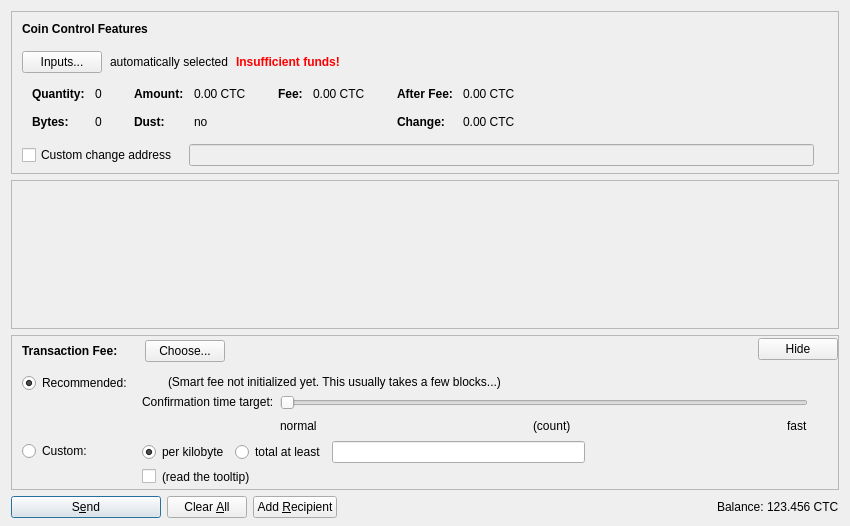
<?xml version="1.0" encoding="UTF-8"?>
<ui version="4.0">
 <class>SendCoinsDialog</class>
 <widget class="QDialog" name="SendCoinsDialog">
  <property name="geometry">
   <rect>
    <x>0</x>
    <y>0</y>
    <width>850</width>
    <height>526</height>
   </rect>
  </property>
  <property name="windowTitle">
   <string>Send Coins</string>
  </property>
  <layout class="QVBoxLayout" name="verticalLayout" stretch="0,1,0,0">
   <property name="bottomMargin">
    <number>8</number>
   </property>
   <item>
    <widget class="QFrame" name="frameCoinControl">
     <property name="sizePolicy">
      <sizepolicy hsizetype="Expanding" vsizetype="Expanding">
       <horstretch>0</horstretch>
       <verstretch>0</verstretch>
      </sizepolicy>
     </property>
     <property name="maximumSize">
      <size>
       <width>16777215</width>
       <height>16777215</height>
      </size>
     </property>
     <property name="frameShape">
      <enum>QFrame::StyledPanel</enum>
     </property>
     <property name="frameShadow">
      <enum>QFrame::Sunken</enum>
     </property>
     <layout class="QVBoxLayout" name="verticalLayoutCoinControl2">
      <property name="spacing">
       <number>0</number>
      </property>
      <property name="leftMargin">
       <number>0</number>
      </property>
      <property name="topMargin">
       <number>0</number>
      </property>
      <property name="rightMargin">
       <number>0</number>
      </property>
      <property name="bottomMargin">
       <number>6</number>
      </property>
      <item>
       <layout class="QVBoxLayout" name="verticalLayoutCoinControl" stretch="0,0,0,0,1">
        <property name="spacing">
         <number>0</number>
        </property>
        <property name="leftMargin">
         <number>10</number>
        </property>
        <property name="topMargin">
         <number>10</number>
        </property>
        <item>
         <layout class="QHBoxLayout" name="horizontalLayoutCoinControl1">
          <property name="bottomMargin">
           <number>15</number>
          </property>
          <item>
           <widget class="QLabel" name="labelCoinControlFeatures">
            <property name="sizePolicy">
             <sizepolicy hsizetype="Preferred" vsizetype="Maximum">
              <horstretch>0</horstretch>
              <verstretch>0</verstretch>
             </sizepolicy>
            </property>
            <property name="font">
             <font>
              <weight>75</weight>
              <bold>true</bold>
             </font>
            </property>
            <property name="styleSheet">
             <string notr="true">font-weight:bold;</string>
            </property>
            <property name="text">
             <string>Coin Control Features</string>
            </property>
           </widget>
          </item>
         </layout>
        </item>
        <item>
         <layout class="QHBoxLayout" name="horizontalLayoutCoinControl2" stretch="0,0,0,0">
          <property name="spacing">
           <number>8</number>
          </property>
          <property name="bottomMargin">
           <number>10</number>
          </property>
          <item>
           <widget class="QPushButton" name="pushButtonCoinControl">
            <property name="styleSheet">
             <string notr="true"/>
            </property>
            <property name="text">
             <string>Inputs...</string>
            </property>
            <property name="autoDefault">
             <bool>false</bool>
            </property>
           </widget>
          </item>
          <item>
           <widget class="QLabel" name="labelCoinControlAutomaticallySelected">
            <property name="text">
             <string>automatically selected</string>
            </property>
            <property name="margin">
             <number>5</number>
            </property>
           </widget>
          </item>
          <item>
           <widget class="QLabel" name="labelCoinControlInsuffFunds">
            <property name="font">
             <font>
              <weight>75</weight>
              <bold>true</bold>
             </font>
            </property>
            <property name="styleSheet">
             <string notr="true">color:red;font-weight:bold;</string>
            </property>
            <property name="text">
             <string>Insufficient funds!</string>
            </property>
            <property name="margin">
             <number>5</number>
            </property>
           </widget>
          </item>
          <item>
           <spacer name="horizontalSpacerCoinControl">
            <property name="orientation">
             <enum>Qt::Horizontal</enum>
            </property>
            <property name="sizeHint" stdset="0">
             <size>
              <width>40</width>
              <height>1</height>
             </size>
            </property>
           </spacer>
          </item>
         </layout>
        </item>
        <item>
         <widget class="QWidget" name="widgetCoinControl" native="true">
          <property name="sizePolicy">
           <sizepolicy hsizetype="Preferred" vsizetype="Preferred">
            <horstretch>0</horstretch>
            <verstretch>0</verstretch>
           </sizepolicy>
          </property>
          <property name="minimumSize">
           <size>
            <width>0</width>
            <height>0</height>
           </size>
          </property>
          <property name="styleSheet">
           <string notr="true"/>
          </property>
          <layout class="QHBoxLayout" name="horizontalLayoutCoinControl5">
           <property name="leftMargin">
            <number>0</number>
           </property>
           <property name="topMargin">
            <number>0</number>
           </property>
           <property name="rightMargin">
            <number>0</number>
           </property>
           <property name="bottomMargin">
            <number>0</number>
           </property>
           <item>
            <layout class="QHBoxLayout" name="horizontalLayoutCoinControl3" stretch="0,0,0,1">
             <property name="spacing">
              <number>20</number>
             </property>
             <property name="topMargin">
              <number>0</number>
             </property>
             <property name="bottomMargin">
              <number>10</number>
             </property>
             <item>
              <layout class="QFormLayout" name="formLayoutCoinControl1">
               <property name="horizontalSpacing">
                <number>10</number>
               </property>
               <property name="verticalSpacing">
                <number>14</number>
               </property>
               <property name="leftMargin">
                <number>10</number>
               </property>
               <property name="topMargin">
                <number>4</number>
               </property>
               <property name="rightMargin">
                <number>6</number>
               </property>
               <item row="0" column="0">
                <widget class="QLabel" name="labelCoinControlQuantityText">
                 <property name="font">
                  <font>
                   <weight>75</weight>
                   <bold>true</bold>
                  </font>
                 </property>
                 <property name="text">
                  <string>Quantity:</string>
                 </property>
                 <property name="margin">
                  <number>0</number>
                 </property>
                </widget>
               </item>
               <item row="0" column="1">
                <widget class="QLabel" name="labelCoinControlQuantity">
                 <property name="cursor">
                  <cursorShape>IBeamCursor</cursorShape>
                 </property>
                 <property name="contextMenuPolicy">
                  <enum>Qt::ActionsContextMenu</enum>
                 </property>
                 <property name="text">
                  <string notr="true">0</string>
                 </property>
                 <property name="margin">
                  <number>0</number>
                 </property>
                 <property name="textInteractionFlags">
                  <set>Qt::LinksAccessibleByMouse|Qt::TextSelectableByKeyboard|Qt::TextSelectableByMouse</set>
                 </property>
                </widget>
               </item>
               <item row="1" column="0">
                <widget class="QLabel" name="labelCoinControlBytesText">
                 <property name="font">
                  <font>
                   <weight>75</weight>
                   <bold>true</bold>
                  </font>
                 </property>
                 <property name="text">
                  <string>Bytes:</string>
                 </property>
                </widget>
               </item>
               <item row="1" column="1">
                <widget class="QLabel" name="labelCoinControlBytes">
                 <property name="cursor">
                  <cursorShape>IBeamCursor</cursorShape>
                 </property>
                 <property name="contextMenuPolicy">
                  <enum>Qt::ActionsContextMenu</enum>
                 </property>
                 <property name="text">
                  <string notr="true">0</string>
                 </property>
                 <property name="textInteractionFlags">
                  <set>Qt::LinksAccessibleByMouse|Qt::TextSelectableByKeyboard|Qt::TextSelectableByMouse</set>
                 </property>
                </widget>
               </item>
              </layout>
             </item>
             <item>
              <layout class="QFormLayout" name="formLayoutCoinControl2">
               <property name="horizontalSpacing">
                <number>10</number>
               </property>
               <property name="verticalSpacing">
                <number>14</number>
               </property>
               <property name="leftMargin">
                <number>6</number>
               </property>
               <property name="topMargin">
                <number>4</number>
               </property>
               <property name="rightMargin">
                <number>6</number>
               </property>
               <item row="0" column="0">
                <widget class="QLabel" name="labelCoinControlAmountText">
                 <property name="font">
                  <font>
                   <weight>75</weight>
                   <bold>true</bold>
                  </font>
                 </property>
                 <property name="text">
                  <string>Amount:</string>
                 </property>
                 <property name="margin">
                  <number>0</number>
                 </property>
                </widget>
               </item>
               <item row="0" column="1">
                <widget class="QLabel" name="labelCoinControlAmount">
                 <property name="cursor">
                  <cursorShape>IBeamCursor</cursorShape>
                 </property>
                 <property name="contextMenuPolicy">
                  <enum>Qt::ActionsContextMenu</enum>
                 </property>
                 <property name="text">
                  <string notr="true">0.00 CTC</string>
                 </property>
                 <property name="textInteractionFlags">
                  <set>Qt::LinksAccessibleByMouse|Qt::TextSelectableByKeyboard|Qt::TextSelectableByMouse</set>
                 </property>
                </widget>
               </item>
               <item row="1" column="0">
                <widget class="QLabel" name="labelCoinControlLowOutputText">
                 <property name="font">
                  <font>
                   <weight>75</weight>
                   <bold>true</bold>
                  </font>
                 </property>
                 <property name="text">
                  <string>Dust:</string>
                 </property>
                </widget>
               </item>
               <item row="1" column="1">
                <widget class="QLabel" name="labelCoinControlLowOutput">
                 <property name="cursor">
                  <cursorShape>IBeamCursor</cursorShape>
                 </property>
                 <property name="contextMenuPolicy">
                  <enum>Qt::ActionsContextMenu</enum>
                 </property>
                 <property name="text">
                  <string notr="true">no</string>
                 </property>
                 <property name="textInteractionFlags">
                  <set>Qt::LinksAccessibleByMouse|Qt::TextSelectableByKeyboard|Qt::TextSelectableByMouse</set>
                 </property>
                </widget>
               </item>
              </layout>
             </item>
             <item>
              <layout class="QFormLayout" name="formLayoutCoinControl3">
               <property name="horizontalSpacing">
                <number>10</number>
               </property>
               <property name="verticalSpacing">
                <number>14</number>
               </property>
               <property name="leftMargin">
                <number>6</number>
               </property>
               <property name="topMargin">
                <number>4</number>
               </property>
               <property name="rightMargin">
                <number>6</number>
               </property>
               <item row="0" column="0">
                <widget class="QLabel" name="labelCoinControlFeeText">
                 <property name="font">
                  <font>
                   <weight>75</weight>
                   <bold>true</bold>
                  </font>
                 </property>
                 <property name="text">
                  <string>Fee:</string>
                 </property>
                 <property name="margin">
                  <number>0</number>
                 </property>
                </widget>
               </item>
               <item row="0" column="1">
                <widget class="QLabel" name="labelCoinControlFee">
                 <property name="cursor">
                  <cursorShape>IBeamCursor</cursorShape>
                 </property>
                 <property name="contextMenuPolicy">
                  <enum>Qt::ActionsContextMenu</enum>
                 </property>
                 <property name="text">
                  <string notr="true">0.00 CTC</string>
                 </property>
                 <property name="textInteractionFlags">
                  <set>Qt::LinksAccessibleByMouse|Qt::TextSelectableByKeyboard|Qt::TextSelectableByMouse</set>
                 </property>
                </widget>
               </item>
              </layout>
             </item>
             <item>
              <layout class="QFormLayout" name="formLayoutCoinControl4">
               <property name="horizontalSpacing">
                <number>10</number>
               </property>
               <property name="verticalSpacing">
                <number>14</number>
               </property>
               <property name="leftMargin">
                <number>6</number>
               </property>
               <property name="topMargin">
                <number>4</number>
               </property>
               <property name="rightMargin">
                <number>6</number>
               </property>
               <item row="0" column="0">
                <widget class="QLabel" name="labelCoinControlAfterFeeText">
                 <property name="font">
                  <font>
                   <weight>75</weight>
                   <bold>true</bold>
                  </font>
                 </property>
                 <property name="text">
                  <string>After Fee:</string>
                 </property>
                 <property name="margin">
                  <number>0</number>
                 </property>
                </widget>
               </item>
               <item row="0" column="1">
                <widget class="QLabel" name="labelCoinControlAfterFee">
                 <property name="cursor">
                  <cursorShape>IBeamCursor</cursorShape>
                 </property>
                 <property name="contextMenuPolicy">
                  <enum>Qt::ActionsContextMenu</enum>
                 </property>
                 <property name="text">
                  <string notr="true">0.00 CTC</string>
                 </property>
                 <property name="textInteractionFlags">
                  <set>Qt::LinksAccessibleByMouse|Qt::TextSelectableByKeyboard|Qt::TextSelectableByMouse</set>
                 </property>
                </widget>
               </item>
               <item row="1" column="0">
                <widget class="QLabel" name="labelCoinControlChangeText">
                 <property name="font">
                  <font>
                   <weight>75</weight>
                   <bold>true</bold>
                  </font>
                 </property>
                 <property name="text">
                  <string>Change:</string>
                 </property>
                </widget>
               </item>
               <item row="1" column="1">
                <widget class="QLabel" name="labelCoinControlChange">
                 <property name="cursor">
                  <cursorShape>IBeamCursor</cursorShape>
                 </property>
                 <property name="contextMenuPolicy">
                  <enum>Qt::ActionsContextMenu</enum>
                 </property>
                 <property name="text">
                  <string notr="true">0.00 CTC</string>
                 </property>
                 <property name="textInteractionFlags">
                  <set>Qt::LinksAccessibleByMouse|Qt::TextSelectableByKeyboard|Qt::TextSelectableByMouse</set>
                 </property>
                </widget>
               </item>
              </layout>
             </item>
            </layout>
           </item>
          </layout>
         </widget>
        </item>
        <item>
         <layout class="QHBoxLayout" name="horizontalLayoutCoinControl4" stretch="0,0,0">
          <property name="spacing">
           <number>12</number>
          </property>
          <property name="sizeConstraint">
           <enum>QLayout::SetDefaultConstraint</enum>
          </property>
          <property name="topMargin">
           <number>5</number>
          </property>
          <property name="rightMargin">
           <number>5</number>
          </property>
          <item>
           <widget class="QCheckBox" name="checkBoxCoinControlChange">
            <property name="toolTip">
             <string>If this is activated, but the change address is empty or invalid, change will be sent to a newly generated address.</string>
            </property>
            <property name="text">
             <string>Custom change address</string>
            </property>
           </widget>
          </item>
          <item>
           <widget class="QValidatedLineEdit" name="lineEditCoinControlChange">
            <property name="enabled">
             <bool>false</bool>
            </property>
            <property name="sizePolicy">
             <sizepolicy hsizetype="Expanding" vsizetype="Fixed">
              <horstretch>0</horstretch>
              <verstretch>0</verstretch>
             </sizepolicy>
            </property>
           </widget>
          </item>
          <item>
           <widget class="QLabel" name="labelCoinControlChangeLabel">
            <property name="sizePolicy">
             <sizepolicy hsizetype="Preferred" vsizetype="Expanding">
              <horstretch>0</horstretch>
              <verstretch>0</verstretch>
             </sizepolicy>
            </property>
            <property name="minimumSize">
             <size>
              <width>0</width>
              <height>0</height>
             </size>
            </property>
            <property name="text">
             <string/>
            </property>
            <property name="margin">
             <number>3</number>
            </property>
           </widget>
          </item>
         </layout>
        </item>
        <item>
         <spacer name="verticalSpacerCoinControl">
          <property name="orientation">
           <enum>Qt::Vertical</enum>
          </property>
          <property name="sizeHint" stdset="0">
           <size>
            <width>800</width>
            <height>1</height>
           </size>
          </property>
         </spacer>
        </item>
       </layout>
      </item>
     </layout>
    </widget>
   </item>
   <item>
    <widget class="QScrollArea" name="scrollArea">
     <property name="widgetResizable">
      <bool>true</bool>
     </property>
     <widget class="QWidget" name="scrollAreaWidgetContents">
      <property name="geometry">
       <rect>
        <x>0</x>
        <y>0</y>
        <width>830</width>
        <height>104</height>
       </rect>
      </property>
      <layout class="QVBoxLayout" name="verticalLayout_2" stretch="0,1">
       <property name="leftMargin">
        <number>0</number>
       </property>
       <property name="topMargin">
        <number>0</number>
       </property>
       <property name="rightMargin">
        <number>0</number>
       </property>
       <property name="bottomMargin">
        <number>0</number>
       </property>
       <item>
        <layout class="QVBoxLayout" name="entries">
         <property name="spacing">
          <number>6</number>
         </property>
        </layout>
       </item>
       <item>
        <spacer name="verticalSpacer">
         <property name="orientation">
          <enum>Qt::Vertical</enum>
         </property>
         <property name="sizeHint" stdset="0">
          <size>
           <width>20</width>
           <height>40</height>
          </size>
         </property>
        </spacer>
       </item>
      </layout>
     </widget>
    </widget>
   </item>
   <item>
    <widget class="QFrame" name="frameFee">
     <property name="sizePolicy">
      <sizepolicy hsizetype="Expanding" vsizetype="Expanding">
       <horstretch>0</horstretch>
       <verstretch>0</verstretch>
      </sizepolicy>
     </property>
     <property name="maximumSize">
      <size>
       <width>16777215</width>
       <height>16777215</height>
      </size>
     </property>
     <property name="frameShape">
      <enum>QFrame::StyledPanel</enum>
     </property>
     <property name="frameShadow">
      <enum>QFrame::Sunken</enum>
     </property>
     <layout class="QVBoxLayout" name="verticalLayoutFee1">
      <property name="spacing">
       <number>0</number>
      </property>
      <property name="leftMargin">
       <number>0</number>
      </property>
      <property name="topMargin">
       <number>0</number>
      </property>
      <property name="rightMargin">
       <number>0</number>
      </property>
      <property name="bottomMargin">
       <number>0</number>
      </property>
      <item>
       <layout class="QVBoxLayout" name="verticalLayoutFee2" stretch="0,0,0">
        <property name="spacing">
         <number>0</number>
        </property>
        <property name="leftMargin">
         <number>10</number>
        </property>
        <property name="topMargin">
         <number>0</number>
        </property>
        <item>
         <layout class="QHBoxLayout" name="horizontalLayoutFee1">
          <property name="bottomMargin">
           <number>0</number>
          </property>
          <item>
           <layout class="QVBoxLayout" name="verticalLayoutFee7">
            <property name="spacing">
             <number>0</number>
            </property>
            <item>
             <spacer name="verticalSpacerSmartFee">
              <property name="orientation">
               <enum>Qt::Vertical</enum>
              </property>
              <property name="sizeType">
               <enum>QSizePolicy::Fixed</enum>
              </property>
              <property name="sizeHint" stdset="0">
               <size>
                <width>1</width>
                <height>4</height>
               </size>
              </property>
             </spacer>
            </item>
            <item>
             <layout class="QHBoxLayout" name="horizontalLayoutSmartFee">
              <property name="spacing">
               <number>10</number>
              </property>
              <item>
               <widget class="QLabel" name="labelFeeHeadline">
                <property name="sizePolicy">
                 <sizepolicy hsizetype="Preferred" vsizetype="Maximum">
                  <horstretch>0</horstretch>
                  <verstretch>0</verstretch>
                 </sizepolicy>
                </property>
                <property name="font">
                 <font>
                  <weight>75</weight>
                  <bold>true</bold>
                 </font>
                </property>
                <property name="styleSheet">
                 <string notr="true">font-weight:bold;</string>
                </property>
                <property name="text">
                 <string>Transaction Fee:</string>
                </property>
               </widget>
              </item>
              <item>
               <widget class="QLabel" name="labelFeeMinimized">
                <property name="text">
                 <string/>
                </property>
               </widget>
              </item>
              <item>
               <widget class="QPushButton" name="buttonChooseFee">
                <property name="text">
                 <string>Choose...</string>
                </property>
               </widget>
              </item>
             </layout>
            </item>
            <item>
             <spacer name="verticalSpacer_5">
              <property name="orientation">
               <enum>Qt::Vertical</enum>
              </property>
              <property name="sizeHint" stdset="0">
               <size>
                <width>1</width>
                <height>1</height>
               </size>
              </property>
             </spacer>
            </item>
           </layout>
          </item>
          <item>
           <spacer name="horizontalSpacer_4">
            <property name="orientation">
             <enum>Qt::Horizontal</enum>
            </property>
            <property name="sizeHint" stdset="0">
             <size>
              <width>40</width>
              <height>20</height>
             </size>
            </property>
           </spacer>
          </item>
          <item>
           <widget class="QPushButton" name="buttonMinimizeFee">
            <property name="toolTip">
             <string>collapse fee-settings</string>
            </property>
            <property name="text">
             <string>Hide</string>
            </property>
           </widget>
          </item>
         </layout>
        </item>
        <item>
         <widget class="QFrame" name="frameFeeSelection">
          <layout class="QVBoxLayout" name="verticalLayoutFee12">
           <property name="spacing">
            <number>0</number>
           </property>
           <property name="leftMargin">
            <number>0</number>
           </property>
           <property name="topMargin">
            <number>0</number>
           </property>
           <property name="rightMargin">
            <number>0</number>
           </property>
           <property name="bottomMargin">
            <number>0</number>
           </property>
           <item>
            <layout class="QGridLayout" name="gridLayoutFee">
             <property name="topMargin">
              <number>10</number>
             </property>
             <property name="bottomMargin">
              <number>4</number>
             </property>
             <property name="horizontalSpacing">
              <number>10</number>
             </property>
             <property name="verticalSpacing">
              <number>4</number>
             </property>
             <item row="1" column="1">
              <layout class="QVBoxLayout" name="verticalLayoutFee8">
               <property name="spacing">
                <number>6</number>
               </property>
               <item>
                <layout class="QHBoxLayout" name="horizontalLayoutFee13">
                 <item>
                  <widget class="QRadioButton" name="radioCustomPerKilobyte">
                   <property name="toolTip">
                    <string>If the custom fee is set to 1000 satoshis and the transaction is only 250 bytes, then &quot;per kilobyte&quot; only pays 250 satoshis in fee, while &quot;total at least&quot; pays 1000 satoshis. For transactions bigger than a kilobyte both pay by kilobyte.</string>
                   </property>
                   <property name="text">
                    <string>per kilobyte</string>
                   </property>
                   <property name="checked">
                    <bool>true</bool>
                   </property>
                   <attribute name="buttonGroup">
                    <string notr="true">groupCustomFee</string>
                   </attribute>
                  </widget>
                 </item>
                 <item>
                  <widget class="QRadioButton" name="radioCustomAtLeast">
                   <property name="toolTip">
                    <string>If the custom fee is set to 1000 satoshis and the transaction is only 250 bytes, then &quot;per kilobyte&quot; only pays 250 satoshis in fee, while &quot;total at least&quot; pays 1000 satoshis. For transactions bigger than a kilobyte both pay by kilobyte.</string>
                   </property>
                   <property name="text">
                    <string>total at least</string>
                   </property>
                   <attribute name="buttonGroup">
                    <string notr="true">groupCustomFee</string>
                   </attribute>
                  </widget>
                 </item>
                 <item>
                  <widget class="BitcoinAmountField" name="customFee"/>
                 </item>
                 <item>
                  <spacer name="horizontalSpacer_6">
                   <property name="orientation">
                    <enum>Qt::Horizontal</enum>
                   </property>
                   <property name="sizeHint" stdset="0">
                    <size>
                     <width>1</width>
                     <height>1</height>
                    </size>
                   </property>
                  </spacer>
                 </item>
                </layout>
               </item>
               <item>
                <layout class="QHBoxLayout" name="horizontalLayoutFee8">
                 <item>
                  <widget class="QCheckBox" name="checkBoxMinimumFee">
                   <property name="toolTip">
                    <string>Paying only the minimum fee is just fine as long as there is less transaction volume than space in the blocks. But be aware that this can end up in a never confirming transaction once there is more demand for litecoin transactions than the network can process.</string>
                   </property>
                   <property name="text">
                    <string/>
                   </property>
                  </widget>
                 </item>
                 <item>
                  <widget class="QLabel" name="labelMinFeeWarning">
                   <property name="enabled">
                    <bool>true</bool>
                   </property>
                   <property name="toolTip">
                    <string>Paying only the minimum fee is just fine as long as there is less transaction volume than space in the blocks. But be aware that this can end up in a never confirming transaction once there is more demand for litecoin transactions than the network can process.</string>
                   </property>
                   <property name="text">
                    <string>(read the tooltip)</string>
                   </property>
                   <property name="margin">
                    <number>5</number>
                   </property>
                  </widget>
                 </item>
                 <item>
                  <spacer name="horizontalSpacer_2">
                   <property name="orientation">
                    <enum>Qt::Horizontal</enum>
                   </property>
                   <property name="sizeHint" stdset="0">
                    <size>
                     <width>1</width>
                     <height>1</height>
                    </size>
                   </property>
                  </spacer>
                 </item>
                </layout>
               </item>
              </layout>
             </item>
             <item row="0" column="0">
              <layout class="QVBoxLayout" name="verticalLayoutFee4" stretch="0,1">
               <item>
                <widget class="QRadioButton" name="radioSmartFee">
                 <property name="text">
                  <string>Recommended:</string>
                 </property>
                 <property name="checked">
                  <bool>true</bool>
                 </property>
                 <attribute name="buttonGroup">
                  <string notr="true">groupFee</string>
                 </attribute>
                </widget>
               </item>
               <item>
                <spacer name="verticalSpacer_2">
                 <property name="orientation">
                  <enum>Qt::Vertical</enum>
                 </property>
                 <property name="sizeHint" stdset="0">
                  <size>
                   <width>1</width>
                   <height>1</height>
                  </size>
                 </property>
                </spacer>
               </item>
              </layout>
             </item>
             <item row="1" column="0">
              <layout class="QVBoxLayout" name="verticalLayoutFee9" stretch="0,1">
               <item>
                <widget class="QRadioButton" name="radioCustomFee">
                 <property name="text">
                  <string>Custom:</string>
                 </property>
                 <attribute name="buttonGroup">
                  <string notr="true">groupFee</string>
                 </attribute>
                </widget>
               </item>
               <item>
                <spacer name="verticalSpacer_6">
                 <property name="orientation">
                  <enum>Qt::Vertical</enum>
                 </property>
                 <property name="sizeHint" stdset="0">
                  <size>
                   <width>1</width>
                   <height>1</height>
                  </size>
                 </property>
                </spacer>
               </item>
              </layout>
             </item>
             <item row="0" column="1">
              <layout class="QVBoxLayout" name="verticalLayoutFee3" stretch="0,0,1">
               <property name="spacing">
                <number>6</number>
               </property>
               <property name="topMargin">
                <number>2</number>
               </property>
               <item>
                <layout class="QHBoxLayout" name="horizontalLayoutFee12">
                 <item>
                  <widget class="QLabel" name="labelSmartFee">
                   <property name="text">
                    <string/>
                   </property>
                   <property name="margin">
                    <number>2</number>
                   </property>
                  </widget>
                 </item>
                 <item>
                  <widget class="QLabel" name="labelFeeEstimation">
                   <property name="text">
                    <string/>
                   </property>
                  </widget>
                 </item>
                 <item>
                  <widget class="QLabel" name="labelSmartFee2">
                   <property name="text">
                    <string>(Smart fee not initialized yet. This usually takes a few blocks...)</string>
                   </property>
                   <property name="margin">
                    <number>2</number>
                   </property>
                  </widget>
                 </item>
                 <item>
                  <spacer name="horizontalSpacer_5">
                   <property name="orientation">
                    <enum>Qt::Horizontal</enum>
                   </property>
                   <property name="sizeHint" stdset="0">
                    <size>
                     <width>1</width>
                     <height>1</height>
                    </size>
                   </property>
                  </spacer>
                 </item>
                </layout>
               </item>
               <item>
                <layout class="QHBoxLayout" name="horizontalLayoutFee9">
                 <item>
                  <layout class="QVBoxLayout" name="verticalLayoutFee6">
                   <item>
                    <widget class="QLabel" name="labelSmartFee3">
                     <property name="text">
                      <string>Confirmation time target:</string>
                     </property>
                     <property name="margin">
                      <number>2</number>
                     </property>
                    </widget>
                   </item>
                   <item>
                    <spacer name="verticalSpacer_3">
                     <property name="orientation">
                      <enum>Qt::Vertical</enum>
                     </property>
                     <property name="sizeHint" stdset="0">
                      <size>
                       <width>1</width>
                       <height>1</height>
                      </size>
                     </property>
                    </spacer>
                   </item>
                  </layout>
                 </item>
                 <item>
                  <layout class="QVBoxLayout" name="verticalLayoutFee5">
                   <property name="rightMargin">
                    <number>30</number>
                   </property>
                   <item>
                    <widget class="QSlider" name="sliderSmartFee">
                     <property name="minimum">
                      <number>0</number>
                     </property>
                     <property name="maximum">
                      <number>23</number>
                     </property>
                     <property name="pageStep">
                      <number>1</number>
                     </property>
                     <property name="value">
                      <number>0</number>
                     </property>
                     <property name="orientation">
                      <enum>Qt::Horizontal</enum>
                     </property>
                     <property name="invertedAppearance">
                      <bool>false</bool>
                     </property>
                     <property name="invertedControls">
                      <bool>false</bool>
                     </property>
                     <property name="tickPosition">
                      <enum>QSlider::NoTicks</enum>
                     </property>
                    </widget>
                   </item>
                   <item>
                    <layout class="QHBoxLayout" name="horizontalLayoutFee10">
                     <item>
                      <widget class="QLabel" name="labelSmartFeeNormal">
                       <property name="text">
                        <string>normal</string>
                       </property>
                      </widget>
                     </item>
                     <item>
                      <spacer name="horizontalSpacer_7">
                       <property name="orientation">
                        <enum>Qt::Horizontal</enum>
                       </property>
                       <property name="sizeHint" stdset="0">
                        <size>
                         <width>40</width>
                         <height>20</height>
                        </size>
                       </property>
                      </spacer>
                     </item>
                     <item>
                      <widget class="QLabel" name="confirmationTargetLabel">
                       <property name="text">
                        <string notr="true">(count)</string>
                       </property>
                      </widget>
                     </item>
                     <item>
                      <spacer name="horizontalSpacer_3">
                       <property name="orientation">
                        <enum>Qt::Horizontal</enum>
                       </property>
                       <property name="sizeHint" stdset="0">
                        <size>
                         <width>40</width>
                         <height>20</height>
                        </size>
                       </property>
                      </spacer>
                     </item>
                     <item>
                      <widget class="QLabel" name="labelSmartFeeFast">
                       <property name="text">
                        <string>fast</string>
                       </property>
                      </widget>
                     </item>
                    </layout>
                   </item>
                  </layout>
                 </item>
                </layout>
               </item>
               <item>
                <spacer name="verticalSpacer_4">
                 <property name="orientation">
                  <enum>Qt::Vertical</enum>
                 </property>
                 <property name="sizeHint" stdset="0">
                  <size>
                   <width>1</width>
                   <height>1</height>
                  </size>
                 </property>
                </spacer>
               </item>
              </layout>
             </item>
            </layout>
           </item>
          </layout>
         </widget>
        </item>
        <item>
         <spacer name="verticalSpacerFee">
          <property name="orientation">
           <enum>Qt::Vertical</enum>
          </property>
          <property name="sizeHint" stdset="0">
           <size>
            <width>800</width>
            <height>1</height>
           </size>
          </property>
         </spacer>
        </item>
       </layout>
      </item>
     </layout>
    </widget>
   </item>
   <item>
    <layout class="QHBoxLayout" name="horizontalLayout">
     <item>
      <widget class="QPushButton" name="sendButton">
       <property name="minimumSize">
        <size>
         <width>150</width>
         <height>0</height>
        </size>
       </property>
       <property name="toolTip">
        <string>Confirm the send action</string>
       </property>
       <property name="text">
        <string>S&amp;end</string>
       </property>
       <property name="icon">
        <iconset resource="../bitcoin.qrc">
         <normaloff>:/icons/send</normaloff>:/icons/send</iconset>
       </property>
       <property name="autoDefault">
        <bool>false</bool>
       </property>
       <property name="default">
        <bool>true</bool>
       </property>
      </widget>
     </item>
     <item>
      <widget class="QPushButton" name="clearButton">
       <property name="sizePolicy">
        <sizepolicy hsizetype="Minimum" vsizetype="Fixed">
         <horstretch>0</horstretch>
         <verstretch>0</verstretch>
        </sizepolicy>
       </property>
       <property name="toolTip">
        <string>Clear all fields of the form.</string>
       </property>
       <property name="text">
        <string>Clear &amp;All</string>
       </property>
       <property name="icon">
        <iconset resource="../bitcoin.qrc">
         <normaloff>:/icons/remove</normaloff>:/icons/remove</iconset>
       </property>
       <property name="autoDefault">
        <bool>false</bool>
       </property>
      </widget>
     </item>
     <item>
      <widget class="QPushButton" name="addButton">
       <property name="toolTip">
        <string>Send to multiple recipients at once</string>
       </property>
       <property name="text">
        <string>Add &amp;Recipient</string>
       </property>
       <property name="icon">
        <iconset resource="../bitcoin.qrc">
         <normaloff>:/icons/add</normaloff>:/icons/add</iconset>
       </property>
       <property name="autoDefault">
        <bool>false</bool>
       </property>
      </widget>
     </item>
     <item>
      <spacer name="horizontalSpacer">
       <property name="orientation">
        <enum>Qt::Horizontal</enum>
       </property>
       <property name="sizeHint" stdset="0">
        <size>
         <width>40</width>
         <height>20</height>
        </size>
       </property>
      </spacer>
     </item>
     <item>
      <layout class="QHBoxLayout" name="horizontalLayout_2">
       <property name="spacing">
        <number>3</number>
       </property>
       <item>
        <widget class="QLabel" name="label">
         <property name="sizePolicy">
          <sizepolicy hsizetype="Preferred" vsizetype="Fixed">
           <horstretch>0</horstretch>
           <verstretch>0</verstretch>
          </sizepolicy>
         </property>
         <property name="text">
          <string>Balance:</string>
         </property>
        </widget>
       </item>
       <item>
        <widget class="QLabel" name="labelBalance">
         <property name="sizePolicy">
          <sizepolicy hsizetype="Preferred" vsizetype="Fixed">
           <horstretch>0</horstretch>
           <verstretch>0</verstretch>
          </sizepolicy>
         </property>
         <property name="cursor">
          <cursorShape>IBeamCursor</cursorShape>
         </property>
         <property name="text">
          <string notr="true">123.456 CTC</string>
         </property>
         <property name="textInteractionFlags">
          <set>Qt::LinksAccessibleByMouse|Qt::TextSelectableByKeyboard|Qt::TextSelectableByMouse</set>
         </property>
        </widget>
       </item>
      </layout>
     </item>
    </layout>
   </item>
  </layout>
 </widget>
 <customwidgets>
  <customwidget>
   <class>QValidatedLineEdit</class>
   <extends>QLineEdit</extends>
   <header>qvalidatedlineedit.h</header>
  </customwidget>
  <customwidget>
   <class>BitcoinAmountField</class>
   <extends>QLineEdit</extends>
   <header>bitcoinamountfield.h</header>
   <container>1</container>
  </customwidget>
 </customwidgets>
 <resources>
  <include location="../bitcoin.qrc"/>
 </resources>
 <connections/>
 <buttongroups>
  <buttongroup name="groupFee"/>
  <buttongroup name="groupCustomFee"/>
 </buttongroups>
</ui>
